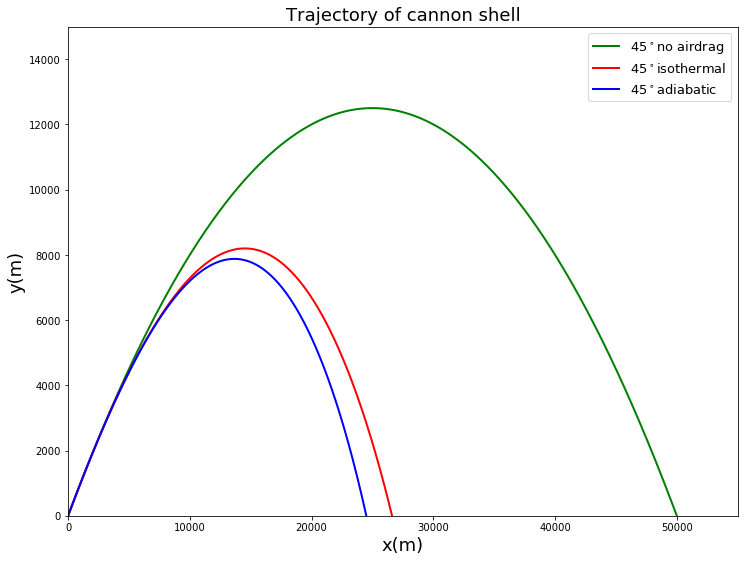

Write Python code to recreate this figure.
import math
import matplotlib.pyplot as plt
dt=0.001
g=9.8
A=4*10**(-5)
y0=10**4
Q=45*math.pi/180
end_time = 200
x=[]
y=[]
vx=[]
vy=[]
a=[]
b=[]
va=[]
vb=[]
c=[]
d=[]
vc=[]
vd=[]
x.append(0)
y.append(0)
vx.append(700*math.cos(Q))
vy.append(700*math.sin(Q))
a.append(0)
b.append(0)
va.append(700*math.cos(Q))
vb.append(700*math.sin(Q))
c.append(0)
d.append(0)
vc.append(700*math.cos(Q))
vd.append(700*math.sin(Q))

for i in range(int(end_time/dt)):
    m=x[i]+vx[i]*dt
    n=y[i]+vy[i]*dt
    tvx=vx[i]-A*math.e**(-y[i]/y0)*(vx[i]**2+vy[i]**2)**0.5*vx[i]*dt
    tvy=vy[i]-A*math.e**(-y[i]/y0)*(vx[i]**2+vy[i]**2)**0.5*vy[i]*dt-g*dt
    x.append(m)
    vx.append(tvx)
    y.append(n)
    vy.append(tvy)
    if n <= 0 :
        		break
            
for i in range(int(end_time/dt)):
    m=a[i]+va[i]*dt
    n=b[i]+vb[i]*dt
    tva=va[i]
    tvb=vb[i]-g*dt
    a.append(m)
    va.append(tva)
    b.append(n)
    vb.append(tvb)
    if n <= 0 :
        		break
    
for i in range(int(end_time/dt)):
    m=c[i]+vc[i]*dt
    n=d[i]+vd[i]*dt
    tvc=vc[i]-A*(1-6.5*10**(-3)*d[i]/300)**2.5*(vc[i]**2+vd[i]**2)**0.5*vc[i]*dt
    tvd=vd[i]-A*(1-6.5*10**(-3)*d[i]/300)**2.5*(vc[i]**2+vd[i]**2)**0.5*vd[i]*dt-g*dt
    c.append(m)
    vc.append(tvc)
    d.append(n)
    vd.append(tvd)
    if n <= 0 :
        		break
            
print(x[-1],y[-1])
print(a[-1],b[-1])
print(c[-1],d[-1])
plt.figure(figsize=(12,9))
plt.title("Trajectory of cannon shell",fontsize=18)
plt.plot(a,b,label="$45^\circ$no airdrag",color="green",linewidth=2)
plt.plot(x,y,label="$45^\circ$isothermal",color="red",linewidth=2)
plt.plot(c,d,label="$45^\circ$adiabatic",color="blue",linewidth=2)
plt.xlabel("x(m)",fontsize=18)
plt.ylabel("y(m)",fontsize=18)
plt.ylim(0,15000)
plt.xlim(0,55000)
plt.legend(loc='upper right',fontsize=13)
plt.show()
